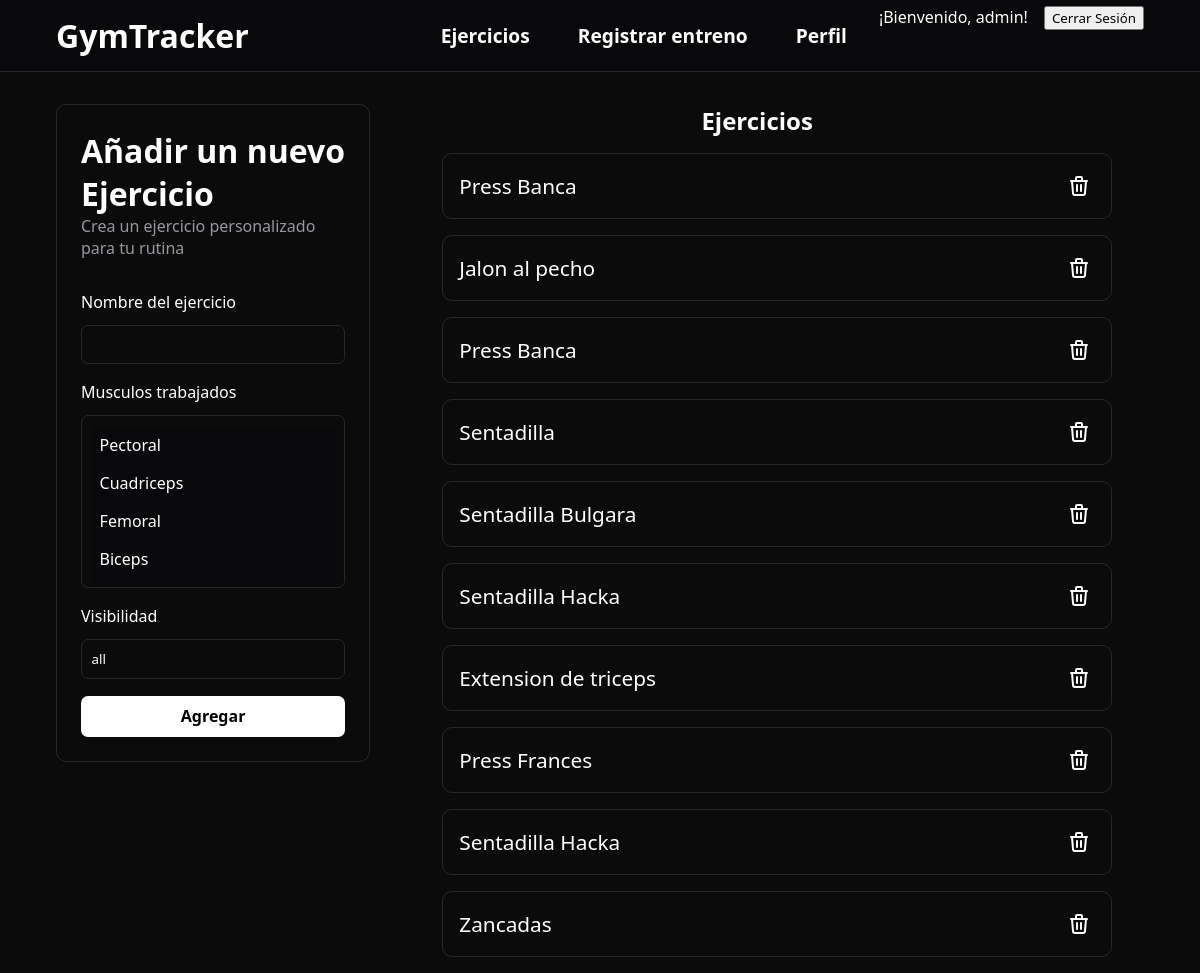
/anadirEjercicio (signed in), run on the app's committed database.
### gymApp/models.py (models this page shows, shortened)
class Ejercicio(models.Model):
    nombre = models.CharField(max_length=100)
    musculos = models.ManyToManyField(Musculo)
    visibilidad = models.CharField(max_length=200, default='all')
    class Meta:
        verbose_name = 'Ejercicio'
        verbose_name_plural = 'Ejercicios'

### gymApp/views.py (the view)
# urls.py: path('anadirEjercicio', AnadirEjercicio.as_view(), name='anadirEjercicio'),
class AnadirEjercicio(LoginRequiredMixin, CreateView):
    template_name = 'gymApp/anadirEjercicio.html'
    form_class = AnadirEjercicioPersonalizado
    context_object_name = 'ejercicios'
    success_url = reverse_lazy('anadirEjercicio')
    def get_context_data(self, **kwargs):
        contexto = super().get_context_data(**kwargs)
        contexto['ejercicios'] = Ejercicio.objects.filter(visibilidad='all')
        return contexto

### gymApp/forms.py
class AnadirEjercicioPersonalizado(forms.ModelForm):
    class Meta:
        model = Ejercicio
        fields = '__all__'

### gymApp/models.py (called while the page is built)
    def __str__(self):
        return f"{self.nombre}"

### gymApp/templates/gymApp/anadirEjercicio.html (shortened to what this page needs)
{% extends 'gymApp/base.html' %}
{% block header %}
    <header class="header-noprincipal">
        <a href="{% url 'principal' %}">
            <h1>GymTracker</h1>
        </a>
        <div>
            <a href="{% url 'anadirEjercicio' %}">Ejercicios</a>
            <a href="{% url 'registrarEntreno' %}">Registrar entreno</a>
            <a>Perfil</a>
            {% if user.is_authenticated %}
                <p>¡Bienvenido, {{ user.username }}!</p>
                <form action="{% url 'logout' %}" method="post">
                    <button type="submit" class="">Cerrar Sesión</button>
                </form>
            {% else %}
                <a href="{% url 'login' %}">Iniciar sesión</a>
            {% endif %}
        </div>
    </header>
{% endblock %}
{% block contenido %}
<main id="main-añadirEjercicio">
    <article id="article-añadirEjercicio">
        <h1>Añadir un nuevo Ejercicio</h1>
        <p>Crea un ejercicio personalizado para tu rutina</p>
        <form action="" method="post" id="form-ejercicio">
            <label for="nombre">Nombre del ejercicio</label>
            {{form.nombre}}
            <label for="musculos">Musculos trabajados</label>
            {{form.musculos}}
            <label for="visibilidad">Visibilidad</label>
            {{form.visibilidad}}
            <button type="submit" class="">Agregar</button>
        </form>
    </article>
    <section class="ejercicios">
        <div>
            <h1>Ejercicios</h1>
        </div>
        <ul>
            {% for ejercicio in ejercicios %}
                <article class="card-ejercicio">
                    <li>{{ ejercicio.nombre }}
                            <a href="{% url 'borrarEjercicio' pk=ejercicio.pk %}" id="boton-svg">
                            </a>
                    </li>
                </article>
            {% endfor %}
        </ul>
    </section>
</main>
{% endblock %}

### gymApp/static/css/base.css (style rules this page uses)
:root { --color-primario: #09090b; --gris-clarito: #39393b; }
* { margin: 0; font-family: system-ui, -apple-system, BlinkMacSystemFont, 'Segoe UI', Roboto, Oxygen, Ubuntu, Cantarell, 'Open Sans', 'Helvetica Neue', sans-serif; box-sizing: border-box; }
body { background-color: rgb(11, 11, 11); color: white; display: grid; height: 100vh; grid-template-rows: 9vh 91% 1fr; }
.header-noprincipal { background-color: var(--color-primario); display: flex; align-items: center; justify-content: space-between; padding: 0px 3.5rem; border-bottom: #27272a 1px solid; }
.header-noprincipal div { display: flex; gap: 1rem; }
.header-noprincipal div a { text-decoration: none; padding: 1rem; font-size: larger; font-weight: bold; border-radius: 10px; transition: all 100ms linear; }
.header-noprincipal a { color: white; text-decoration: none; cursor: pointer; }

### gymApp/static/css/formularios.css (style rules this page uses)
:root { --color-primario: #09090b; --gris-clarito: #39393b; --bordes: #27272a; }
* { box-sizing: border-box; }

### gymApp/static/css/añadirEjercicio.css (style rules this page uses)
:root { --color-primario: #09090b; --gris-clarito: #39393b; --azul-sombra: #1f89b0; }
html { scroll-behavior: smooth; }
#main-añadirEjercicio { display: flex; align-items: flex-start; padding: 2rem 3.5rem 0 3.5rem; gap: 2rem; }
#article-añadirEjercicio { min-width: 25%; border: var(--bordes) 1px solid; padding: 1.5rem; border-radius: 10px; }
#article-añadirEjercicio h1 { font-size: 2rem; }
#article-añadirEjercicio p { color: #9797a0; margin-bottom: 2rem; }
#form-ejercicio { height: auto; display: flex; flex-direction: column; gap: .75rem; }
#form-ejercicio input { width: 100%; padding: .6rem; color: white; background-color: transparent; border: var(--bordes) 1px solid; border-radius: 7px; margin-bottom: 5px; }
#form-ejercicio select { width: 100%; padding: .6rem; color: white; background-color: transparent; border: var(--bordes) 1px solid; border-radius: 7px; margin-bottom: 5px; cursor: pointer; }
#form-ejercicio option { background-color: var(--color-primario); color: white; padding: .5rem; font-size: medium; }
#form-ejercicio button { background-color: white; width: 100%; padding: .6rem; border: none; border-radius: 7px; color: black; font-size: medium; font-weight: bold; transition: all 300ms linear; cursor: pointer; }
.ejercicios { width: 100%; margin-right: 2rem; }
.ejercicios div { margin-bottom: 1rem; }
.ejercicios div h1 { text-align: center; }
.ejercicios ul li { list-style: none; font-size: 1.3rem; display: flex; flex-direction: row; justify-content: space-between; align-items: center; }
.card-ejercicio { border: var(--bordes) 1px solid; padding: 1rem; margin-bottom: 1rem; border-radius: 10px; transition: all 200ms linear; }
#boton-svg { background-color: transparent; display: flex; flex-direction: column; justify-content: center; align-items: center; border: none; padding: .25rem; transition: all 200ms linear; border-radius: 4px; }

### gymApp/static/css/añadirEntreno.css (style rules this page uses)
:root { --color-primario: #09090b; --gris-clarito: #39393b; --azul-sombra: #1f89b0; --bordes: #27272a; }
* { box-sizing: border-box; }

### data on the page
Ejercicio: nombre "Press Banca"
Ejercicio: nombre "Jalon al pecho"
Ejercicio: nombre "Press Banca"
Ejercicio: nombre "Sentadilla"
Ejercicio: nombre "Sentadilla Bulgara"
Ejercicio: nombre "Sentadilla Hacka"
Ejercicio: nombre "Extension de triceps"
Ejercicio: nombre "Press Frances"
Ejercicio: nombre "Sentadilla Hacka"
Ejercicio: nombre "Zancadas"

### other printed values
{{ user.username }} "admin"
